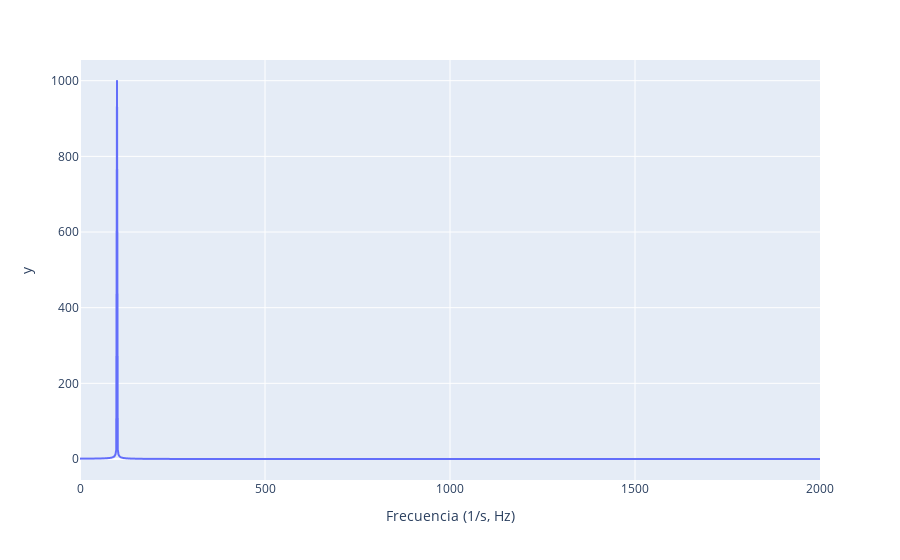

This figure's notebook cell:
### Markdown cell above
Vemos que la señal:

- Tiene un periodo de 0.01 segundos
- Lo que equivale a una frecuencia de 1/0.01 Hz = 100 Hz

La idea ahora es llegar a esta misma conclusión pero usando la Transformada de Fourier:

### Code cell
# 1. Calcular la magnitud de la Transformada de Fourier derecha
tf = np.abs(np.fft.rfft(y,N))

# 2. Calcular vector frecuencias (eje horizontal)
frecs = np.fft.rfftfreq(N, d=1./muestras_seg)

# 3. Graficar
fig = px.line(x=frecs, y=tf)
fig.update_layout(xaxis_title=f'Frecuencia (1/s, Hz)')
fig.show()

### Figure 1 — Plotly figure (JSON) as saved in the notebook; plotly's stock layout.template omitted (floating-point values rounded to 4 significant figures; data arrays with more than 128 entries replaced by an {"elided": "..."} marker saying what was removed)
{"data": [{"hovertemplate": "x=%{x}<br>y=%{y}<extra></extra>", "legendgroup": "", "line": {"color": "#636efa", "dash": "solid"}, "marker": {"symbol": "circle"}, "mode": "lines", "name": "", "showlegend": false, "type": "scattergl", "x": {"elided": "1001 int values"}, "xaxis": "x", "y": {"elided": "1001 float values"}, "yaxis": "y"}], "layout": {"legend": {"tracegroupgap": 0}, "margin": {"t": 60}, "xaxis": {"anchor": "y", "domain": [0, 1], "title": {"text": "Frecuencia (1/s, Hz)"}}, "yaxis": {"anchor": "x", "domain": [0, 1], "title": {"text": "y"}}}}
